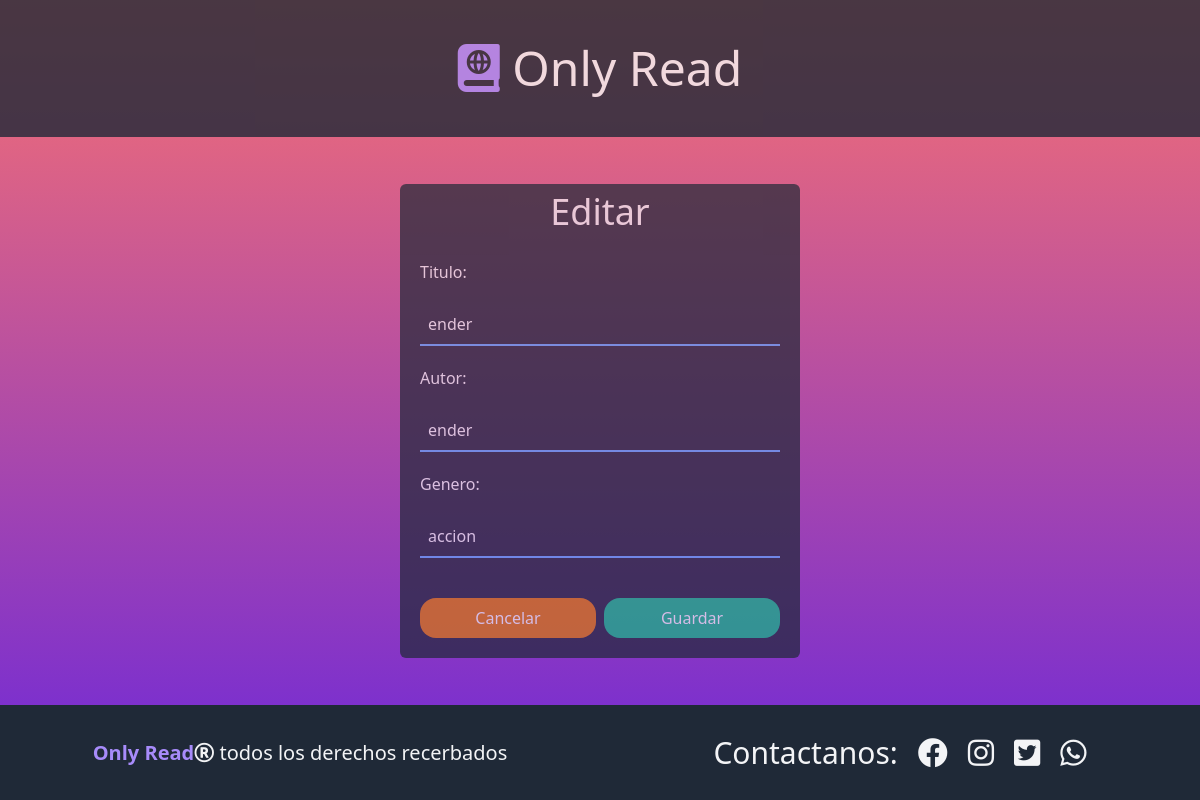
Page /libros/4/editar/ on the committed database.
### database_setup.py (models this page shows, shortened)
class Libro(Base):
    __tablename__ = 'libro'
    id = Column(Integer, primary_key=True)
    titulo = Column(String(250), nullable=False)
    autor = Column(String(250), nullable=False)
    genero = Column(String(250))

### app.py (the view)
@app.route("/libros/<int:libro_id>/editar/", methods=['GET', 'POST'])
def editarLibro(libro_id):
    libroEditado = session.query(Libro).filter_by(id=libro_id).one()
    if request.method == 'POST':
        if request.form['nombre'] and request.form['autor'] and request.form['genero']:
            libroEditado.titulo = request.form['nombre']
            libroEditado.autor = request.form['autor']
            libroEditado.genero = request.form['genero']
            session.commit()
            return redirect(url_for('mostrarLibros'))
    else:
        return render_template('editarLibro.html', libro=libroEditado)

### templates/editarLibro.html
{% extends 'main.html' %}
{% block content%}
<div class="flex w-full h-full">
    <div class="w-1/3 bg-gray-800 opacity-70 my-auto mx-auto rounded-md">
        <h2 class="text-gray-100 text-4xl text-center mt-2 mb-2">Editar</h2>
        <form action="{{ url_for('editarLibro',libro_id = libro.id)}}" method="post" class="flex flex-col text-gray-100 my-auto">
            <div class="flex flex-col flex-grow gap-5 m-5">
                    <label for="nombre">Titulo:</label>
                    <input type="text" name="nombre" value="{{libro.titulo }}" class="p-2 bg-gray-800 border-b-2 border-blue-400 form-control ">
                    <label for="nombre">Autor:</label>
                    <input type="text" name="autor" value="{{libro.autor }}"class="p-2 bg-gray-800 border-b-2 border-blue-400 form-control ">
                    <label for="nombre">Genero:</label>
                    <input type="text" name="genero" value="{{libro.genero }}"class="p-2 bg-gray-800 border-b-2 border-blue-400 form-control ">
                <div class="flex gap-2 text-center text-gray-100 h-full mt-5">
                    <a href="{{ url_for('mostrarLibros') }}" class="w-1/2 bg-yellow-600 p-2 rounded-2xl">Cancelar</a>
                    <button type="submit" class="w-1/2 bg-green-500 p-2 rounded-2xl">Guardar</button>
                </div>
            </div>
        </form>
    </div>
</div>
{% endblock %}

### rows in the picture
Libro: nombre "ender", autor "ender", genero "accion"
